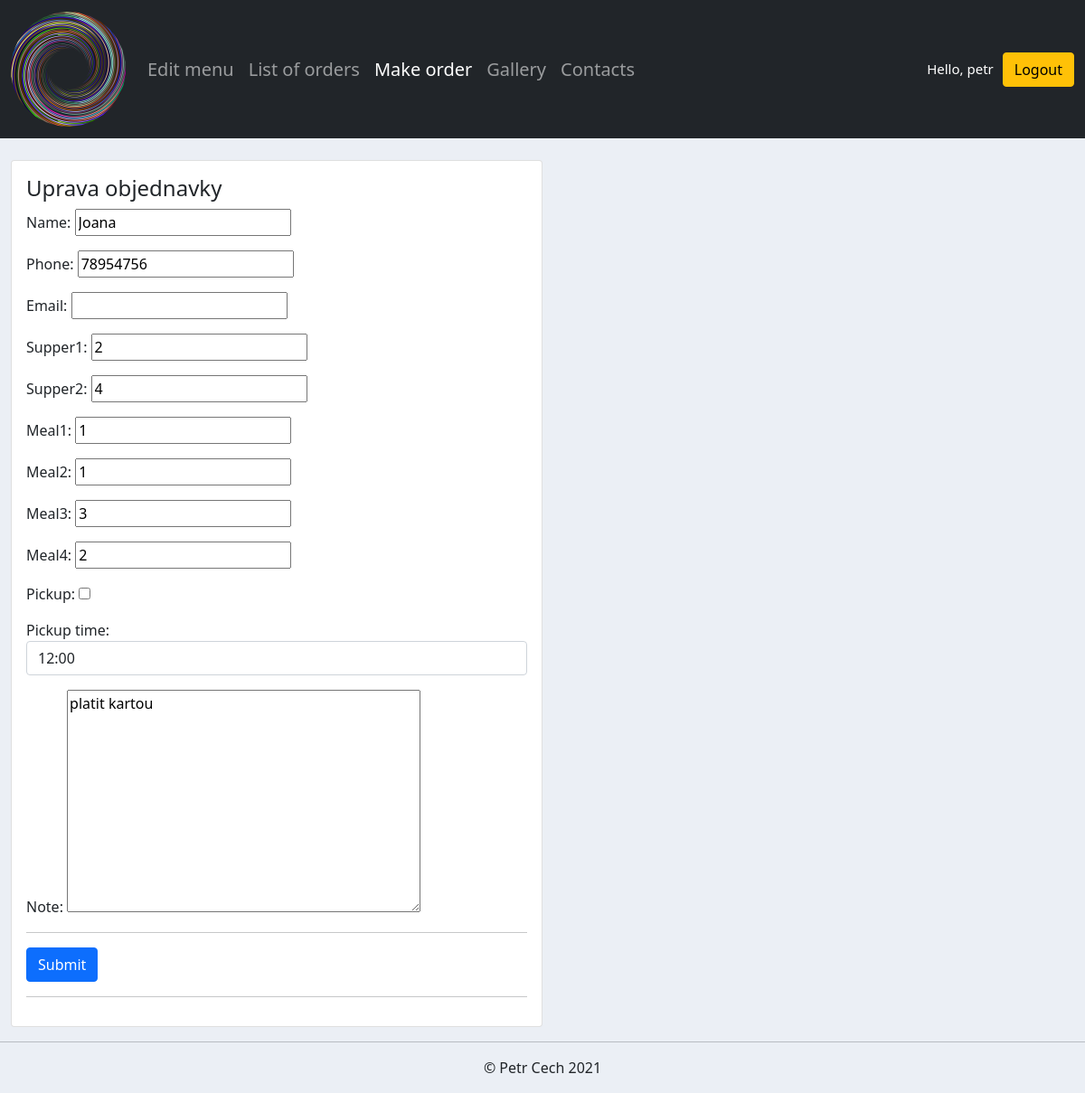
The app's page /edit_order/12/ (signed in) with its own data.
### accounts/models.py (models this page shows, shortened)
class Order(models.Model):
    PICKUP_TIME =(
    ('10:30', '10:30'),
    ('11:00', '11:00'),
    ('11:30', '11:30'),
    ('12:00', '12:00'),
    ('12:30', '12:30'),
    ('13:00', '13:00'),
    ('13:30', '13:30'),
    )
    name = models.CharField(max_length=200, null=True)
    phone = models.PositiveIntegerField(null=True)
    email = models.EmailField(max_length=254, blank=True, default=None)
    supper1 = models.PositiveIntegerField(null=True, blank=True)
    supper2 = models.PositiveIntegerField(null=True, blank=True)
    meal1 = models.PositiveIntegerField(null=True, blank=True)
    meal2 = models.PositiveIntegerField(null=True, blank=True)
    meal3 = models.PositiveIntegerField(null=True, blank=True)
    meal4 = models.PositiveIntegerField(null=True, blank=True)
    pickup = models.BooleanField(blank=True, default=False)
    pickup_time = models.CharField(
    max_length=200, default=False, blank=True, choices=PICKUP_TIME
    )
    note = models.TextField(max_length=999, blank=True, default=None, null=True)

### accounts/views.py (the view)
# urls.py: path('edit_order/<str:pk>/', views.editOrder, name='edit_order'),
@login_required(login_url='login')
def editOrder(request, pk):
    menu = Menu.objects.last()
    order = Order.objects.get(id=pk)
    form = OrderForm(instance=order)
    if request.method == 'POST':
        form = OrderForm(request.POST, instance=order)
        if form.is_valid():
            form.save()
            messages.success(request, f'Order edited')
            return redirect('/orders/')
    context = {
    'menu': menu,
    'form': form,
    }
    return render(request, 'accounts/edit_order.html', context)

### accounts/forms.py
class OrderForm(ModelForm):
    def __init__(self, *args, **kwargs):
        super(OrderForm, self).__init__(*args, **kwargs)
        self.fields['pickup_time'].widget.attrs.update({
        'class': 'form-control',})
    class Meta:
        model = Order
        fields = '__all__'

### accounts/templates/accounts/edit_order.html (shortened to what this page needs)
{%  extends 'accounts/main.html' %}
{% load static %}
{% block content %}
<br>
<div class="col-md-6">
    <div class="card card-body">
        <h4>Uprava objednavky</h4>
        <form action="" method="POST">
            {{ form.as_p }}
            <hr>
            <input class="btn btn-primary btn-block" type="submit" name="Submit">
            <hr>
        </form>
    </div>
</div>
{% endblock %}

### accounts/templates/accounts/navbar.html (shortened to what this page needs)
{% load static %}
<nav class="navbar sticky-top navbar-expand-md navbar-dark bg-dark">
  <div class="container-fluid">
    <a class="navbar-brand" href="{% url 'home' %}">
      <img src="{% static 'images/logo.png' %}">
    </a>
    <div class="collapse navbar-collapse" id="navbarNav">
      <ul class="navbar-nav">
        {% if request.user.is_staff %}
        <li class="nav-item">
          <a class="nav-link fs-5" href="{% url 'edit_menu' menu.id %}">Edit menu</a>
        </li>
        <li class="nav-item">
          <a class="nav-link fs-5" href="{% url 'orders' %}">List of orders</a>
        </li>
        {% endif %}
        <li class="nav-item">
          <a class="nav-link active fs-5" href="{% url 'make_order' %}">Make order</a>
        </li>
        <li class="nav-item">
          <a class="nav-link fs-5" href="{% url 'home'%}#gallery">Gallery</a>
        </li>
        <li class="nav-item">
          <a class="nav-link fs-5" href="{% url 'home'%}#contacts">Contacts</a>
        </li>
      </ul>
    </div>
      {% if request.user.is_staff %}
      <span class="hello-msg">Hello, {{request.user}}  </span>
      <span><a class="btn btn-warning" href="{% url 'logout' %}">Logout</a></span>
      {% endif %}
  </div>
</nav>

### static/css/main.css (style rules this page uses)
body { background-color: #ebeff5; }
.hello-msg { font-size: 15px; color: white; margin: 10px }

### records on screen
Order: name "Joana", phone "78954756", supper1 "2", supper2 "4", meal1 "1", meal2 "1", meal3 "3", meal4 "2", pickup_time "12:00", note "platit kartou"

### other values on screen
{{ request.user }} "petr"
